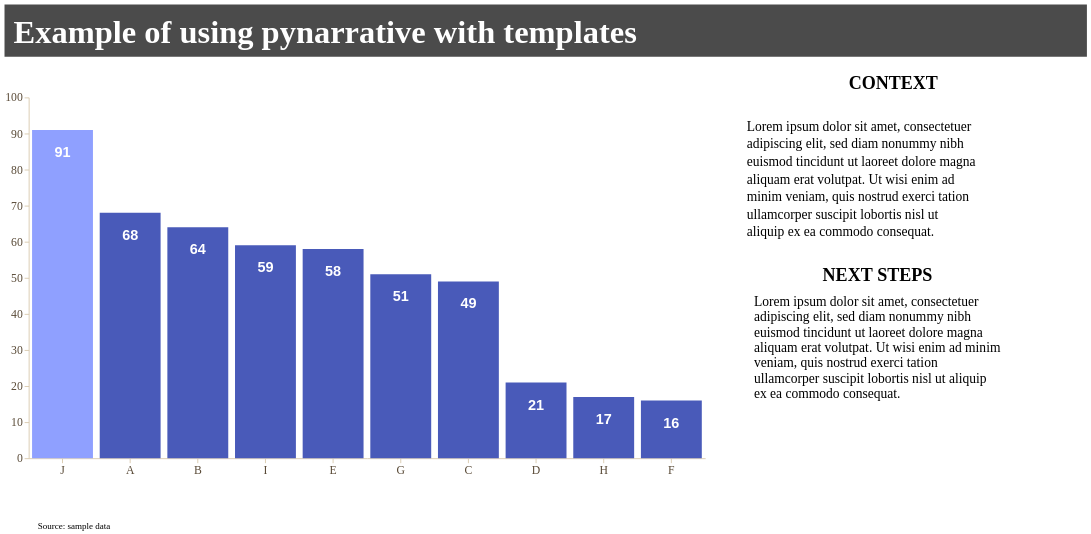

The cell this chart's notebook holds for it:
### Markdown cell above
Data story with **bar chart**

### Code cell
story = (
    pn.Story(
    #Builing the Story class object
        data = data_value,
        width = 750,
        height = 400,
        template = sampleTemplate #Using sampleTemplate
    )

    #Method invocation
    #Bar chart
    .mark_bar()

    #Data encoding
    .encode(
        x = alt.X(
            "cathegory:N",
            title = "", 
            sort = "-y" #Sorting data in descending order
        ),
        y = alt.Y(
            "value:Q",
            title = "",
        ),
    )
    
    #Data source
    .add_source(
        text = "Source: sample data",
        position = "bottom",
        align = "left"
    )
    
    #Title and subtitle
    .add_title(
        title = "Example of using pynarrative with templates",
        align = "left",
    )

    .add_context(
        text = "Lorem ipsum dolor sit amet, consectetuer adipiscing elit, sed diam nonummy nibh euismod tincidunt ut laoreet dolore magna aliquam erat volutpat. Ut wisi enim ad minim veniam, quis nostrud exerci tation ullamcorper suscipit lobortis nisl ut aliquip ex ea commodo consequat.",
        position = "right",
        align = "top"
    )

    #Next steps area (on the right)
    .add_next_steps(
        title = "NEXT STEPS",
        steps = ["Lorem ipsum dolor sit amet, consectetuer adipiscing elit, sed diam nonummy nibh euismod tincidunt ut laoreet dolore magna aliquam erat volutpat. Ut wisi enim ad minim veniam, quis nostrud exerci tation ullamcorper suscipit lobortis nisl ut aliquip ex ea commodo consequat."],
        position = "right",
        mode = "vertical",
        text_align = "left"
    )


    .add_highlight("J")

    .add_labels_chart(
        values = "value:Q",
        font_weight = "bold",
        font_size = 16,
        dy = 25,
        color = "white"
    )

    .render()
)

story

### Figure 1 — Vega-Lite specification as saved in the notebook (floating-point values rounded to 4 significant figures)
{"config": {"view": {"continuousWidth": 300, "continuousHeight": 300, "strokeWidth": 0}, "axis": {"domainColor": "#d8c9ad", "grid": false, "labelColor": "#594a37", "labelFont": "Montserrat", "labelFontSize": 13, "tickColor": "#d8c9ad", "titleColor": "#FFFFFF", "titleFont": "Montserrat", "titleFontSize": 14}, "axisX": {"labelAngle": 0, "labelExpr": "length(datum.label) > 12 ? replace(datum.label, /\\s+/, '\\n') : datum.label", "labelLineHeight": 14}, "bar": {"color": "rgb(73, 90, 185)"}, "legend": {"labelColor": "#594a37", "labelFont": "Montserrat", "labelFontSize": 12, "titleColor": "#FFFFFF", "titleFont": "Montserrat", "titleFontSize": 12}, "line": {"color": "rgb(73, 90, 185)"}, "mark": {"strokeWidth": 2.5}, "point": {"color": "#000000", "filled": true, "size": 75}, "range": {"category": ["rgb(73, 90, 185)", "rgb(143, 160, 255)", "#348035", "#a46cc2", "#d96027"]}, "title": {"color": "#FFFFFF", "font": "Montserrat", "fontSize": 36}}, "vconcat": [{"layer": [{"mark": {"type": "rect", "color": "rgb(75, 75, 75)"}}, {"mark": {"type": "text", "align": "left", "baseline": "top", "color": "#FFFFFF", "font": "Montserrat", "fontSize": 36, "fontWeight": "bold", "text": "Example of using pynarrative with templates"}, "encoding": {"x": {"value": 10}, "y": {"value": 15}}}], "data": {"name": "data-6fad5c34291b82fc9632cbce143d677a"}, "height": 58, "width": 1200.0}, {"hconcat": [{"layer": [{"mark": {"type": "bar"}, "encoding": {"color": {"condition": {"test": {"field": "cathegory", "oneOf": ["J"]}, "field": "cathegory", "legend": null, "scale": {"domain": ["J"], "range": ["rgb(143, 160, 255)"]}, "type": "nominal"}, "value": "rgb(73, 90, 185)"}, "x": {"field": "cathegory", "sort": "-y", "title": "", "type": "nominal"}, "y": {"field": "value", "title": "", "type": "quantitative"}}}, {"mark": {"type": "text", "align": "center", "angle": 0, "color": "white", "dx": 0, "dy": 25, "fontSize": 16, "fontWeight": "bold", "lineBreak": "\n"}, "encoding": {"text": {"field": "value", "type": "quantitative"}, "x": {"field": "cathegory", "sort": "-y", "title": "", "type": "nominal"}, "y": {"field": "value", "title": "", "type": "quantitative"}}}, {"data": {"name": "data-6fad5c34291b82fc9632cbce143d677a"}, "mark": {"type": "text", "align": "left", "baseline": "top", "color": "rgb(0, 0, 0)", "font": "Montserrat", "fontSize": 10, "lineBreak": "\n", "text": "Source: sample data"}, "encoding": {"x": {"value": 10}, "y": {"value": 470}}}], "data": {"name": "data-fdd0a0200532e48ca7c71d4bde050625"}, "height": 400, "width": 750}, {"vconcat": [{"layer": [{"mark": {"type": "rect", "color": "rgb(255, 255, 255)", "cornerRadius": 40.0, "opacity": 1.0, "stroke": "#ffffff", "strokeWidth": 0.8}, "encoding": {"x": {"value": 0}, "x2": {"value": 375.0}, "y": {"value": 0}, "y2": {"value": 186.5}}}, {"mark": {"type": "text", "align": "left", "baseline": "top", "color": "rgb(0, 0, 0)", "font": "Montserrat", "fontSize": 15, "fontStyle": "normal", "fontWeight": "normal", "lineBreak": "\n", "lineHeight": 19.5, "text": "Lorem ipsum dolor sit amet, consectetuer\nadipiscing elit, sed diam nonummy nibh\neuismod tincidunt ut laoreet dolore magna\naliquam erat volutpat. Ut wisi enim ad\nminim veniam, quis nostrud exerci tation\nullamcorper suscipit lobortis nisl ut\naliquip ex ea commodo consequat."}, "encoding": {"x": {"value": 25}, "y": {"value": 25}}}, {"mark": {"type": "text", "align": "center", "baseline": "bottom", "color": "rgb(0, 0, 0)", "font": "Montserrat", "fontSize": 20, "fontWeight": "bold", "text": "CONTEXT"}, "encoding": {"x": {"value": 187.5}, "y": {"value": -5}}}], "data": {"name": "data-6fad5c34291b82fc9632cbce143d677a"}, "height": 186.5, "width": 375.0}, {"layer": [{"mark": {"type": "rect", "color": "rgb(255, 255, 255)", "cornerRadius": 40.0, "opacity": 1.0, "stroke": "#ffffff", "strokeWidth": 0.8}, "encoding": {"x": {"axis": null, "field": "x", "type": "quantitative"}, "x2": {"field": "x2"}, "y": {"axis": null, "field": "y", "type": "quantitative"}, "y2": {"field": "y2"}}}, {"mark": {"type": "text", "align": "left", "baseline": "top", "color": "rgb(0, 0, 0)", "font": "Montserrat", "fontSize": 15, "lineBreak": "\n", "lineHeight": 17}, "encoding": {"text": {"field": "text", "type": "nominal"}, "x": {"axis": null, "field": "x_mid", "type": "quantitative"}, "y": {"axis": null, "field": "y_text", "type": "quantitative"}}}], "data": {"name": "data-bb9a1749e4b36285a4e542c9ff5fdbb8"}, "height": 129, "title": {"text": ["NEXT STEPS"], "color": "rgb(0, 0, 0)", "font": "Montserrat", "fontSize": 20, "offset": 10}, "width": 340}], "spacing": 1}]}], "center": true, "resolve": {"axis": {"x": "shared", "y": "shared"}}, "$schema": "https://vega.github.io/schema/vega-lite/v6.4.1.json", "datasets": {"data-6fad5c34291b82fc9632cbce143d677a": [{"_": 0}], "data-fdd0a0200532e48ca7c71d4bde050625": [{"cathegory": "A", "value": 68}, {"cathegory": "B", "value": 64}, {"cathegory": "C", "value": 49}, {"cathegory": "D", "value": 21}, {"cathegory": "E", "value": 58}, {"cathegory": "F", "value": 16}, {"cathegory": "G", "value": 51}, {"cathegory": "H", "value": 17}, {"cathegory": "I", "value": 59}, {"cathegory": "J", "value": 91}], "data-bb9a1749e4b36285a4e542c9ff5fdbb8": [{"x": 0, "y": 0, "x2": 340, "y2": 119, "text": "Lorem ipsum dolor sit amet, consectetuer\nadipiscing elit, sed diam nonummy nibh\neuismod tincidunt ut laoreet dolore magna\naliquam erat volutpat. Ut wisi enim ad minim\nveniam, quis nostrud exerci tation\nullamcorper suscipit lobortis nisl ut aliquip\nex ea commodo consequat.", "x_mid": 34.0, "y_text": 119}]}}
